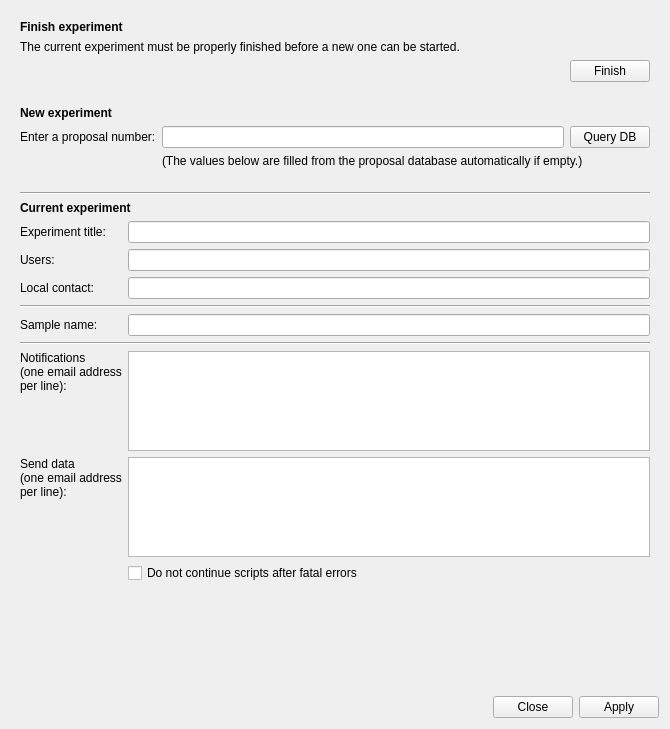
<?xml version="1.0" encoding="UTF-8"?>
<ui version="4.0">
 <class>Form</class>
 <widget class="QWidget" name="Form">
  <property name="geometry">
   <rect>
    <x>0</x>
    <y>0</y>
    <width>670</width>
    <height>729</height>
   </rect>
  </property>
  <property name="windowTitle">
   <string>Form</string>
  </property>
  <layout class="QVBoxLayout" name="verticalLayout">
   <item>
    <widget class="QWidget" name="finishBox" native="true">
     <layout class="QGridLayout" name="gridLayout_2">
      <item row="2" column="1">
       <widget class="QPushButton" name="finishButton">
        <property name="sizePolicy">
         <sizepolicy hsizetype="Fixed" vsizetype="Fixed">
          <horstretch>0</horstretch>
          <verstretch>0</verstretch>
         </sizepolicy>
        </property>
        <property name="text">
         <string>Finish</string>
        </property>
       </widget>
      </item>
      <item row="2" column="0">
       <spacer name="horizontalSpacer">
        <property name="orientation">
         <enum>Qt::Horizontal</enum>
        </property>
        <property name="sizeHint" stdset="0">
         <size>
          <width>336</width>
          <height>20</height>
         </size>
        </property>
       </spacer>
      </item>
      <item row="1" column="0" colspan="2">
       <widget class="QLabel" name="label">
        <property name="text">
         <string>The current experiment must be properly finished before a new one can be started.</string>
        </property>
       </widget>
      </item>
      <item row="0" column="0">
       <widget class="QLabel" name="label_2">
        <property name="font">
         <font>
          <weight>75</weight>
          <bold>true</bold>
         </font>
        </property>
        <property name="text">
         <string>Finish experiment</string>
        </property>
       </widget>
      </item>
     </layout>
    </widget>
   </item>
   <item>
    <widget class="QWidget" name="newBox" native="true">
     <layout class="QGridLayout" name="gridLayout_3">
      <item row="0" column="0" colspan="2">
       <widget class="QLabel" name="label_5">
        <property name="font">
         <font>
          <weight>75</weight>
          <bold>true</bold>
         </font>
        </property>
        <property name="text">
         <string>New experiment</string>
        </property>
       </widget>
      </item>
      <item row="1" column="0">
       <widget class="QLabel" name="propLabel">
        <property name="text">
         <string>Enter a proposal number:</string>
        </property>
       </widget>
      </item>
      <item row="1" column="1">
       <widget class="QLineEdit" name="proposalNum"/>
      </item>
      <item row="1" column="2">
       <widget class="QPushButton" name="queryDBButton">
        <property name="toolTip">
         <string>&lt;html&gt;&lt;head/&gt;&lt;body&gt;&lt;p&gt;Query the Proposal Database for Information about this proposal number.&lt;/p&gt;&lt;/body&gt;&lt;/html&gt;</string>
        </property>
        <property name="text">
         <string>Query DB</string>
        </property>
       </widget>
      </item>
      <item row="2" column="1" colspan="2">
       <widget class="QLabel" name="propdbInfo">
        <property name="text">
         <string>(The values below are filled from the proposal database automatically if empty.)</string>
        </property>
       </widget>
      </item>
     </layout>
    </widget>
   </item>
   <item>
    <widget class="QWidget" name="dataBox" native="true">
     <layout class="QVBoxLayout" name="verticalLayout_2">
      <item>
       <layout class="QGridLayout" name="gridLayout">
        <item row="3" column="0">
         <widget class="QLabel" name="label_7">
          <property name="text">
           <string>Users:</string>
          </property>
         </widget>
        </item>
        <item row="5" column="0" colspan="2">
         <widget class="Line" name="line_2">
          <property name="orientation">
           <enum>Qt::Horizontal</enum>
          </property>
         </widget>
        </item>
        <item row="2" column="0">
         <widget class="QLabel" name="label_6">
          <property name="text">
           <string>Experiment title:</string>
          </property>
         </widget>
        </item>
        <item row="4" column="1">
         <widget class="QLineEdit" name="localContact"/>
        </item>
        <item row="1" column="0" colspan="2">
         <widget class="QLabel" name="label_9">
          <property name="font">
           <font>
            <weight>75</weight>
            <bold>true</bold>
           </font>
          </property>
          <property name="text">
           <string>Current experiment</string>
          </property>
         </widget>
        </item>
        <item row="4" column="0">
         <widget class="QLabel" name="label_8">
          <property name="text">
           <string>Local contact:</string>
          </property>
         </widget>
        </item>
        <item row="7" column="0" colspan="2">
         <widget class="Line" name="line_3">
          <property name="orientation">
           <enum>Qt::Horizontal</enum>
          </property>
         </widget>
        </item>
        <item row="8" column="1">
         <widget class="QPlainTextEdit" name="notifEmails">
          <property name="sizePolicy">
           <sizepolicy hsizetype="Expanding" vsizetype="Minimum">
            <horstretch>0</horstretch>
            <verstretch>0</verstretch>
           </sizepolicy>
          </property>
          <property name="minimumSize">
           <size>
            <width>0</width>
            <height>100</height>
           </size>
          </property>
          <property name="maximumSize">
           <size>
            <width>16777215</width>
            <height>100</height>
           </size>
          </property>
         </widget>
        </item>
        <item row="10" column="1">
         <widget class="QCheckBox" name="errorAbortBox">
          <property name="text">
           <string>Do not continue scripts after fatal errors</string>
          </property>
         </widget>
        </item>
        <item row="6" column="1">
         <widget class="QLineEdit" name="sampleName"/>
        </item>
        <item row="9" column="0">
         <widget class="QLabel" name="label_11">
          <property name="sizePolicy">
           <sizepolicy hsizetype="Preferred" vsizetype="Minimum">
            <horstretch>0</horstretch>
            <verstretch>0</verstretch>
           </sizepolicy>
          </property>
          <property name="text">
           <string>&lt;html&gt;&lt;head/&gt;&lt;body&gt;&lt;p&gt;Send data&lt;br/&gt;(one email address &lt;br/&gt;per line):&lt;/p&gt;&lt;/body&gt;&lt;/html&gt;</string>
          </property>
          <property name="alignment">
           <set>Qt::AlignLeading|Qt::AlignLeft|Qt::AlignTop</set>
          </property>
          <property name="wordWrap">
           <bool>true</bool>
          </property>
         </widget>
        </item>
        <item row="0" column="0" colspan="2">
         <widget class="Line" name="line">
          <property name="orientation">
           <enum>Qt::Horizontal</enum>
          </property>
         </widget>
        </item>
        <item row="2" column="1">
         <widget class="QLineEdit" name="expTitle"/>
        </item>
        <item row="8" column="0">
         <widget class="QLabel" name="label_10">
          <property name="sizePolicy">
           <sizepolicy hsizetype="Preferred" vsizetype="Minimum">
            <horstretch>0</horstretch>
            <verstretch>0</verstretch>
           </sizepolicy>
          </property>
          <property name="text">
           <string>Notifications&lt;br/&gt;(one email address &lt;br/&gt;per line):</string>
          </property>
          <property name="alignment">
           <set>Qt::AlignLeading|Qt::AlignLeft|Qt::AlignTop</set>
          </property>
          <property name="wordWrap">
           <bool>true</bool>
          </property>
         </widget>
        </item>
        <item row="3" column="1">
         <widget class="QLineEdit" name="users"/>
        </item>
        <item row="6" column="0">
         <widget class="QLabel" name="label_3">
          <property name="text">
           <string>Sample name:</string>
          </property>
         </widget>
        </item>
        <item row="9" column="1">
         <widget class="QPlainTextEdit" name="dataEmails">
          <property name="sizePolicy">
           <sizepolicy hsizetype="Expanding" vsizetype="Minimum">
            <horstretch>0</horstretch>
            <verstretch>0</verstretch>
           </sizepolicy>
          </property>
          <property name="maximumSize">
           <size>
            <width>16777215</width>
            <height>100</height>
           </size>
          </property>
         </widget>
        </item>
       </layout>
      </item>
     </layout>
    </widget>
   </item>
   <item>
    <spacer name="verticalSpacer">
     <property name="orientation">
      <enum>Qt::Vertical</enum>
     </property>
     <property name="sizeHint" stdset="0">
      <size>
       <width>0</width>
       <height>20</height>
      </size>
     </property>
    </spacer>
   </item>
   <item>
    <widget class="QDialogButtonBox" name="buttonBox">
     <property name="standardButtons">
      <set>QDialogButtonBox::Apply|QDialogButtonBox::Close</set>
     </property>
    </widget>
   </item>
  </layout>
 </widget>
 <tabstops>
  <tabstop>finishButton</tabstop>
  <tabstop>proposalNum</tabstop>
  <tabstop>queryDBButton</tabstop>
  <tabstop>expTitle</tabstop>
  <tabstop>users</tabstop>
  <tabstop>localContact</tabstop>
  <tabstop>sampleName</tabstop>
  <tabstop>notifEmails</tabstop>
  <tabstop>dataEmails</tabstop>
  <tabstop>errorAbortBox</tabstop>
  <tabstop>buttonBox</tabstop>
 </tabstops>
 <resources/>
 <connections/>
</ui>
